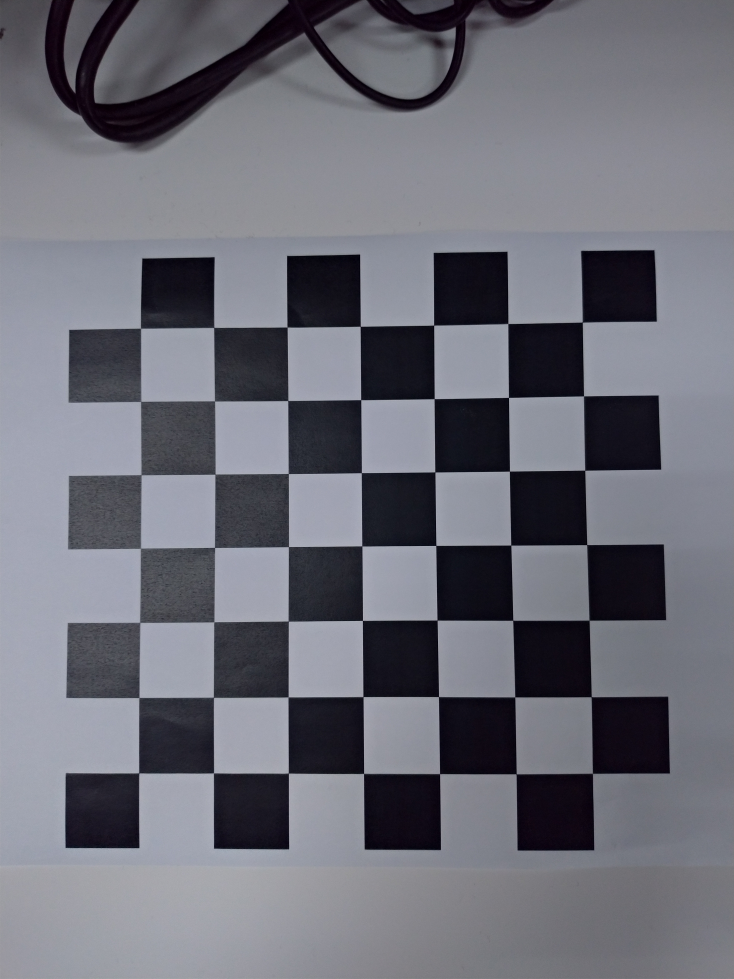
#> input picture data/0000.jpg, 2936 x 3916 px (shown at 1/4 size); its folder holds 4 pictures in this run
$ python camera_calibration.py
#> lines starting #> are read from the running program, lines starting #| are printed output that depends on the picture
### feature.py
import numpy as np

def solve_homography(P, m):
    """
    Solve all homography matrix of each image

    Args:
        P: objp, objpoint of image
        m: homographies[i], homography of image i


    Returns:
        H: Homography matrix of each image
    """

    A = []
    for r in range(len(P)):
        A.append([-P[r,0], -P[r,1], -1, 0, 0, 0, P[r,0]*m[r,0][0], P[r,1]*m[r,0][0], m[r,0][0]])
        A.append([0, 0, 0, -P[r,0], -P[r,1], -1, P[r,0]*m[r,0][1], P[r,1]*m[r,0][1], m[r,0][1]])

    u, s, vt = np.linalg.svd(A) # Solve s ystem of linear equations Ah = 0 using SVD
    # pick H from vt with the smallest s[i]
    H = np.reshape(vt[-1], (3,3))
    # normalization, let H[2,2] equals to 1
    H = (1/H.item(-1)) * H

    return H

def v_pq(p, q, H):
    v = np.array([
            H[0, p]*H[0, q],
            H[0, p]*H[1, q] + H[1, p]*H[0, q],
            H[1, p]*H[1, q],
            H[2, p]*H[0, q] + H[0, p]*H[2, q],
            H[2, p]*H[1, q] + H[1, p]*H[2, q],
            H[2, p]*H[2, q]
        ])
    return v

def solve_intrinsic(homographies):
    """
    Use homographies to find out the intrinsic matrix K

    Return:
        K: intrisic matrix
        B: B = K^(-T) * K^(-1)
    """

    v = []
    for i in range(len(homographies)):
        h = homographies[i]
        v.append(v_pq(0, 1, h))
        v.append(np.subtract(v_pq(0, 0, h), v_pq(1, 1, h)))

    v = np.array(v)
    u, s, vh = np.linalg.svd(v)
    b = vh[-1]

    # Make sure that B is positive definite
    if(b[0] < 0 or b[2] < 0 or b[5] < 0):
        b = -b

    B = [[b[0], b[1], b[3]],
         [b[1], b[2], b[4]],
         [b[3], b[4], b[5]]]
    B = np.array(B)

    # Solve K by cholesky factoriztion where B=K^(-T)K^(-1), L=K^(-T)
    L = np.linalg.cholesky(B)
    K = np.linalg.inv(L).transpose() * L[2,2]

    return K, B

def solve_extrinsics(intrinsic, homographies):
    """
    Find out the extrinsics of each image by intrinsic and homographyies

    Return:
        extrinsics: the extrensics matrix of each image
    """

    extrinsics = []
    inv_intrinsic = np.linalg.inv(intrinsic)
    for i in range(len(homographies)): # Iteratively find out the extrinsics of each image
        #h1, h2, h3 are columns in H
        h1 = homographies[i][:,0]
        h2 = homographies[i][:,1]
        h3 = homographies[i][:,2]

        lamda1 = 1/np.linalg.norm(np.dot(inv_intrinsic, h1))
        lamda2 = 1/np.linalg.norm(np.dot(inv_intrinsic, h2))
        lamda3 = (lamda1 + lamda2) / 2

        r1 = lamda1 * np.dot(inv_intrinsic, h1)
        r2 = lamda2 * np.dot(inv_intrinsic, h2)
        r3 = np.cross(r1, r2)
        t = lamda3 * np.dot(inv_intrinsic, h3)

        RT = np.array([r1, r2, r3, t]).transpose()
        extrinsics.append(RT)

    extrinsics = np.array(extrinsics)
    return extrinsics

### camera_calibration.py
import numpy as np
import cv2
import glob
import matplotlib.pyplot as plt
import camera_calibration_show_extrinsics as show
from PIL import Image

import feature
# prepare object points, like (0,0,0), (1,0,0), (2,0,0) ....,(6,5,0)
# (8,6) is for the given testing images.
# If you use the another data (e.g. pictures you take by your smartphone),
# you need to set the corresponding numbers.
corner_x = 7
corner_y = 7
objp = np.zeros((corner_x*corner_y,3), np.float32)
objp[:,:2] = np.mgrid[0:corner_x, 0:corner_y].T.reshape(-1,2)

# Arrays to store object points and image points from all the images.
objpoints = [] # 3d points in real world space
imgpoints = [] # 2d points in image plane.

# Make a list of calibration images
images = glob.glob('data/*.jpg')

# Step through the list and search for chessboard corners
print('Start finding chessboard corners...')
for idx, fname in enumerate(images):
    img = cv2.imread(fname)
#> img is the input picture: shape (3916, 2936, 3); mean B, G, R 119, 109.5, 108.7
    gray = cv2.cvtColor(img, cv2.COLOR_BGR2GRAY)
    plt.imshow(gray)

    #Find the chessboard corners
    print('find the chessboard corners of',fname)
    ret, corners = cv2.findChessboardCorners(gray, (corner_x,corner_y), None)
#> ret = True; corners = 49 rows, first 8: [2329.3, 1288.7], [2334.3, 1585.9], [2339.3, 1881.6], [2347.6, 2180.1], [2357, 2482.5], [2366.3, 2787.1], [2369.5, 3095.4], [2032, 1296.7]

    # If found, add object points, image points
    if ret == True:
        objpoints.append(objp)
        imgpoints.append(corners)

        # Draw and display the corners
        cv2.drawChessboardCorners(img, (corner_x,corner_y), corners, ret)
        plt.imshow(img)


#######################################################################################################
#                                Homework 1 Camera Calibration                                        #
#               You need to implement camera calibration(02-camera p.76-80) here.                     #
#   DO NOT use the function directly, you need to write your own calibration function from scratch.   #
#                                          H I N T                                                    #
#                        1.Use the points in each images to find Hi                                   #
#                        2.Use Hi to find out the intrinsic matrix K                                  #
#                        3.Find out the extrensics matrix of each images.                             #
#######################################################################################################
print('Camera calibration...')
img_size = (img.shape[1], img.shape[0])
#> img_size = (3916, 2936)
# You need to comment these functions and write your calibration function from scratch.
# Notice that rvecs is rotation vector, not the rotation matrix, and tvecs is translation vector.
# In practice, you'll derive extrinsics matrixes directly. The shape must be [pts_num,3,4], and use them to plot.
ret, mtx, dist, rvecs, tvecs = cv2.calibrateCamera(objpoints, imgpoints, img_size,None,None)
Vr = np.array(rvecs)
Tr = np.array(tvecs)
extrinsics = np.concatenate((Vr, Tr), axis=1).reshape(-1,6)


"""
Write your code here
"""
homographies = [] # Homography matrix of each image

for i in range(len(imgpoints)): # Find out the homography matrix of each iamge
    homographies.append(feature.solve_homography(objp, imgpoints[i]))
#> this loop made 4 passes
#> pass 1, in solve_homography, `u, s, vt = np.linalg.svd(A)`:
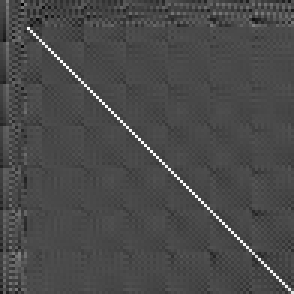
#> u: shape (98, 98) float64 (shown 3 times larger); min -0.395, max 0.968, mean 0.000159; drawn with min black and max white
#> pass 2, in solve_homography (call 2), `u, s, vt = np.linalg.svd(A)`:
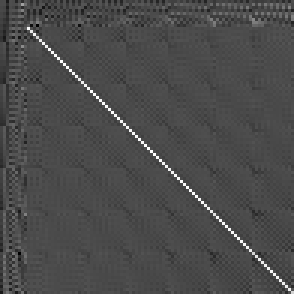
#> u: shape (98, 98) float64 (shown 3 times larger); min -0.407, max 0.969, mean -0.00119; drawn with min black and max white

intrinsic, B = feature.solve_intrinsic(homographies) # Use homographies to find out the intrinsic matrix K
extrinsic_nonfunc = feature.solve_extrinsics(intrinsic, homographies) # Find out the extrinsics of each images by intrinsic and homographies
extrinsics = extrinsic_nonfunc


# show the camera extrinsics
print('Show the camera extrinsics')
print(extrinsics)
# plot setting
# You can modify it for better visualization
fig = plt.figure(figsize=(10, 10))
#> (the run stopped early here; a loop or call above may not have finished)
